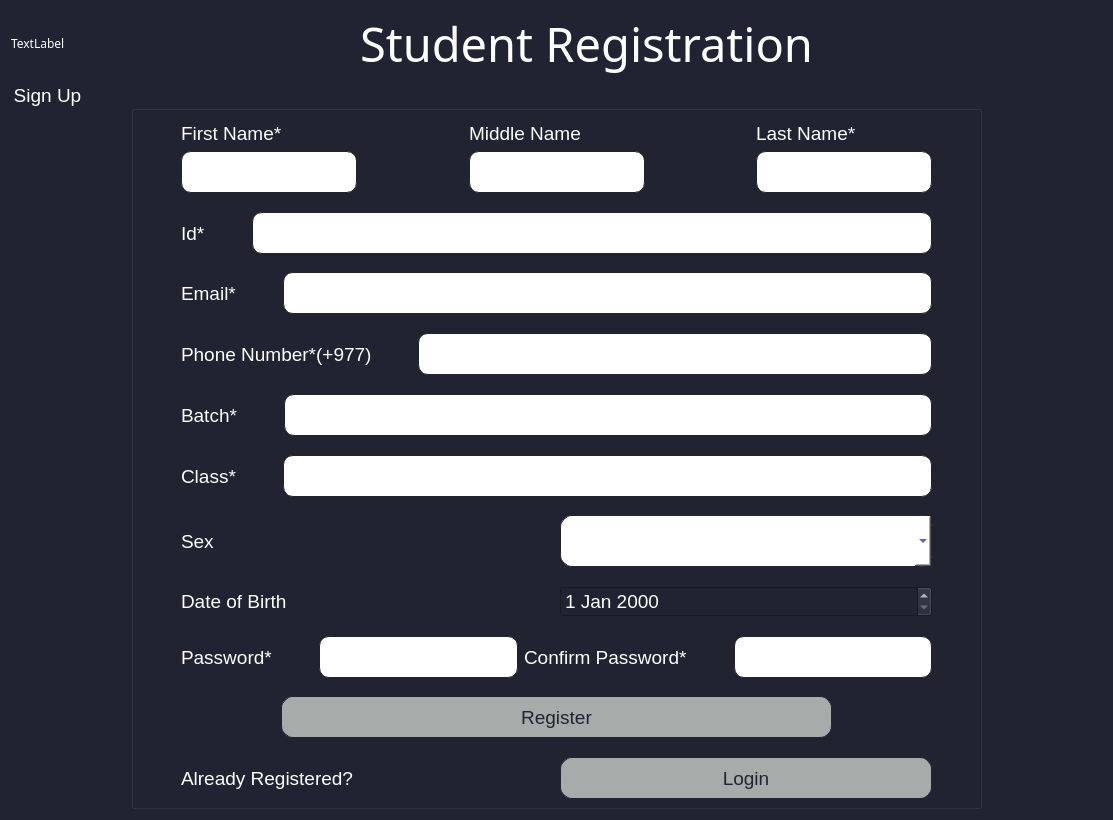
<?xml version="1.0" encoding="UTF-8"?>
<ui version="4.0">
 <class>studentRegistration</class>
 <widget class="QDialog" name="studentRegistration">
  <property name="geometry">
   <rect>
    <x>0</x>
    <y>0</y>
    <width>1113</width>
    <height>820</height>
   </rect>
  </property>
  <property name="font">
   <font>
    <family>Ubuntu 7</family>
   </font>
  </property>
  <property name="windowTitle">
   <string>Dialog</string>
  </property>
  <property name="styleSheet">
   <string notr="true">QComboBox
{
border: 1px solid;
border-radius: 12px; 
border-color: rgba(33,35,50,255);
color:#0000ad;
	background-color: rgb(255, 255, 255);
}
*{
	background-color: rgba(33,35,50,255);
font-family:Ubuntu Medium;
color:#fff;
}
QLineEdit
{
height:40px;
border: 1px solid;
border-color: rgba(33,35,50,255);
border-radius:10px;
color:rgba(33,35,50,255);
background-color: rgb(255, 255, 255);
}
QPushButton
{
background-color: #a7abaa;
color: rgba(0,0,173,255);
border-radius: 12px; 
border: 1px solid;
border-color: rgba(33,35,50,255);
height:40px;
width:100px;
}
QGroupBox
{
	width:500px;
}</string>
  </property>
  <layout class="QGridLayout" name="gridLayout_2">
   <item row="1" column="0">
    <spacer name="verticalSpacer">
     <property name="orientation">
      <enum>Qt::Vertical</enum>
     </property>
     <property name="sizeType">
      <enum>QSizePolicy::Preferred</enum>
     </property>
     <property name="sizeHint" stdset="0">
      <size>
       <width>20</width>
       <height>40</height>
      </size>
     </property>
    </spacer>
   </item>
   <item row="2" column="0">
    <widget class="QGroupBox" name="groupBox">
     <property name="styleSheet">
      <string notr="true">*
{
font-family:Ubuntu;
font-size:19px;
}
QGroupBox
{
padding-top:30px;
	margin-left:120px;
margin-right:120px;
}</string>
     </property>
     <property name="title">
      <string>Sign Up</string>
     </property>
     <layout class="QGridLayout" name="gridLayout">
      <item row="0" column="0">
       <spacer name="horizontalSpacer_5">
        <property name="orientation">
         <enum>Qt::Horizontal</enum>
        </property>
        <property name="sizeType">
         <enum>QSizePolicy::Preferred</enum>
        </property>
        <property name="sizeHint" stdset="0">
         <size>
          <width>40</width>
          <height>20</height>
         </size>
        </property>
       </spacer>
      </item>
      <item row="0" column="2">
       <spacer name="horizontalSpacer_4">
        <property name="orientation">
         <enum>Qt::Horizontal</enum>
        </property>
        <property name="sizeType">
         <enum>QSizePolicy::Preferred</enum>
        </property>
        <property name="sizeHint" stdset="0">
         <size>
          <width>40</width>
          <height>20</height>
         </size>
        </property>
       </spacer>
      </item>
      <item row="0" column="1">
       <layout class="QVBoxLayout" name="verticalLayout_4">
        <item>
         <layout class="QHBoxLayout" name="horizontalLayout_8">
          <item>
           <layout class="QVBoxLayout" name="verticalLayout">
            <item>
             <widget class="QLabel" name="label">
              <property name="text">
               <string>First Name*</string>
              </property>
             </widget>
            </item>
            <item>
             <widget class="QLineEdit" name="lineEdit_fN"/>
            </item>
           </layout>
          </item>
          <item>
           <spacer name="horizontalSpacer">
            <property name="orientation">
             <enum>Qt::Horizontal</enum>
            </property>
            <property name="sizeHint" stdset="0">
             <size>
              <width>40</width>
              <height>20</height>
             </size>
            </property>
           </spacer>
          </item>
          <item>
           <layout class="QVBoxLayout" name="verticalLayout_2">
            <item>
             <widget class="QLabel" name="label_2">
              <property name="text">
               <string>Middle Name</string>
              </property>
             </widget>
            </item>
            <item>
             <widget class="QLineEdit" name="lineEdit_mN"/>
            </item>
           </layout>
          </item>
          <item>
           <spacer name="horizontalSpacer_2">
            <property name="orientation">
             <enum>Qt::Horizontal</enum>
            </property>
            <property name="sizeHint" stdset="0">
             <size>
              <width>40</width>
              <height>20</height>
             </size>
            </property>
           </spacer>
          </item>
          <item>
           <layout class="QVBoxLayout" name="verticalLayout_3">
            <item>
             <widget class="QLabel" name="label_3">
              <property name="text">
               <string>Last Name*</string>
              </property>
             </widget>
            </item>
            <item>
             <widget class="QLineEdit" name="lineEdit_lN"/>
            </item>
           </layout>
          </item>
         </layout>
        </item>
        <item>
         <spacer name="verticalSpacer_2">
          <property name="orientation">
           <enum>Qt::Vertical</enum>
          </property>
          <property name="sizeType">
           <enum>QSizePolicy::Preferred</enum>
          </property>
          <property name="sizeHint" stdset="0">
           <size>
            <width>20</width>
            <height>40</height>
           </size>
          </property>
         </spacer>
        </item>
        <item>
         <layout class="QHBoxLayout" name="horizontalLayout">
          <item>
           <widget class="QLabel" name="label_4">
            <property name="text">
             <string>Id*</string>
            </property>
           </widget>
          </item>
          <item>
           <spacer name="horizontalSpacer_3">
            <property name="orientation">
             <enum>Qt::Horizontal</enum>
            </property>
            <property name="sizeType">
             <enum>QSizePolicy::Preferred</enum>
            </property>
            <property name="sizeHint" stdset="0">
             <size>
              <width>40</width>
              <height>20</height>
             </size>
            </property>
           </spacer>
          </item>
          <item>
           <widget class="QLineEdit" name="lineEdit_id"/>
          </item>
         </layout>
        </item>
        <item>
         <spacer name="verticalSpacer_3">
          <property name="orientation">
           <enum>Qt::Vertical</enum>
          </property>
          <property name="sizeType">
           <enum>QSizePolicy::Preferred</enum>
          </property>
          <property name="sizeHint" stdset="0">
           <size>
            <width>20</width>
            <height>40</height>
           </size>
          </property>
         </spacer>
        </item>
        <item>
         <layout class="QHBoxLayout" name="horizontalLayout_2">
          <item>
           <widget class="QLabel" name="label_5">
            <property name="text">
             <string>Email*</string>
            </property>
           </widget>
          </item>
          <item>
           <spacer name="horizontalSpacer_6">
            <property name="orientation">
             <enum>Qt::Horizontal</enum>
            </property>
            <property name="sizeType">
             <enum>QSizePolicy::Preferred</enum>
            </property>
            <property name="sizeHint" stdset="0">
             <size>
              <width>40</width>
              <height>20</height>
             </size>
            </property>
           </spacer>
          </item>
          <item>
           <widget class="QLineEdit" name="lineEdit_email"/>
          </item>
         </layout>
        </item>
        <item>
         <spacer name="verticalSpacer_4">
          <property name="orientation">
           <enum>Qt::Vertical</enum>
          </property>
          <property name="sizeType">
           <enum>QSizePolicy::Preferred</enum>
          </property>
          <property name="sizeHint" stdset="0">
           <size>
            <width>20</width>
            <height>40</height>
           </size>
          </property>
         </spacer>
        </item>
        <item>
         <layout class="QHBoxLayout" name="horizontalLayout_3">
          <item>
           <widget class="QLabel" name="label_6">
            <property name="text">
             <string>Phone Number*(+977)</string>
            </property>
           </widget>
          </item>
          <item>
           <spacer name="horizontalSpacer_7">
            <property name="orientation">
             <enum>Qt::Horizontal</enum>
            </property>
            <property name="sizeType">
             <enum>QSizePolicy::Preferred</enum>
            </property>
            <property name="sizeHint" stdset="0">
             <size>
              <width>40</width>
              <height>20</height>
             </size>
            </property>
           </spacer>
          </item>
          <item>
           <widget class="QLineEdit" name="lineEdit_phn"/>
          </item>
         </layout>
        </item>
        <item>
         <spacer name="verticalSpacer_10">
          <property name="orientation">
           <enum>Qt::Vertical</enum>
          </property>
          <property name="sizeType">
           <enum>QSizePolicy::Preferred</enum>
          </property>
          <property name="sizeHint" stdset="0">
           <size>
            <width>20</width>
            <height>40</height>
           </size>
          </property>
         </spacer>
        </item>
        <item>
         <layout class="QHBoxLayout" name="horizontalLayout_10">
          <item>
           <widget class="QLabel" name="label_14">
            <property name="text">
             <string>Batch*</string>
            </property>
           </widget>
          </item>
          <item>
           <spacer name="horizontalSpacer_8">
            <property name="orientation">
             <enum>Qt::Horizontal</enum>
            </property>
            <property name="sizeType">
             <enum>QSizePolicy::Preferred</enum>
            </property>
            <property name="sizeHint" stdset="0">
             <size>
              <width>40</width>
              <height>20</height>
             </size>
            </property>
           </spacer>
          </item>
          <item>
           <widget class="QLineEdit" name="lineEdit_batch"/>
          </item>
         </layout>
        </item>
        <item>
         <spacer name="verticalSpacer_11">
          <property name="orientation">
           <enum>Qt::Vertical</enum>
          </property>
          <property name="sizeType">
           <enum>QSizePolicy::Preferred</enum>
          </property>
          <property name="sizeHint" stdset="0">
           <size>
            <width>20</width>
            <height>40</height>
           </size>
          </property>
         </spacer>
        </item>
        <item>
         <layout class="QHBoxLayout" name="horizontalLayout_11">
          <item>
           <widget class="QLabel" name="label_15">
            <property name="text">
             <string>Class*</string>
            </property>
           </widget>
          </item>
          <item>
           <spacer name="horizontalSpacer_9">
            <property name="orientation">
             <enum>Qt::Horizontal</enum>
            </property>
            <property name="sizeType">
             <enum>QSizePolicy::Preferred</enum>
            </property>
            <property name="sizeHint" stdset="0">
             <size>
              <width>40</width>
              <height>20</height>
             </size>
            </property>
           </spacer>
          </item>
          <item>
           <widget class="QLineEdit" name="lineEdit_class"/>
          </item>
         </layout>
        </item>
        <item>
         <spacer name="verticalSpacer_5">
          <property name="orientation">
           <enum>Qt::Vertical</enum>
          </property>
          <property name="sizeType">
           <enum>QSizePolicy::Preferred</enum>
          </property>
          <property name="sizeHint" stdset="0">
           <size>
            <width>20</width>
            <height>40</height>
           </size>
          </property>
         </spacer>
        </item>
        <item>
         <layout class="QHBoxLayout" name="horizontalLayout_4">
          <item>
           <widget class="QLabel" name="label_7">
            <property name="text">
             <string>Sex</string>
            </property>
           </widget>
          </item>
          <item>
           <widget class="QComboBox" name="comboBox">
            <property name="styleSheet">
             <string notr="true">height:50px;
</string>
            </property>
           </widget>
          </item>
         </layout>
        </item>
        <item>
         <spacer name="verticalSpacer_6">
          <property name="orientation">
           <enum>Qt::Vertical</enum>
          </property>
          <property name="sizeType">
           <enum>QSizePolicy::Preferred</enum>
          </property>
          <property name="sizeHint" stdset="0">
           <size>
            <width>20</width>
            <height>40</height>
           </size>
          </property>
         </spacer>
        </item>
        <item>
         <layout class="QHBoxLayout" name="horizontalLayout_5">
          <item>
           <widget class="QLabel" name="label_9">
            <property name="text">
             <string>Date of Birth</string>
            </property>
           </widget>
          </item>
          <item>
           <widget class="QDateEdit" name="dateEdit_dob"/>
          </item>
         </layout>
        </item>
        <item>
         <layout class="QVBoxLayout" name="verticalLayout_5"/>
        </item>
        <item>
         <spacer name="verticalSpacer_9">
          <property name="orientation">
           <enum>Qt::Vertical</enum>
          </property>
          <property name="sizeType">
           <enum>QSizePolicy::Preferred</enum>
          </property>
          <property name="sizeHint" stdset="0">
           <size>
            <width>20</width>
            <height>40</height>
           </size>
          </property>
         </spacer>
        </item>
        <item>
         <layout class="QHBoxLayout" name="horizontalLayout_6">
          <item>
           <widget class="QLabel" name="label_8">
            <property name="text">
             <string>Password*</string>
            </property>
           </widget>
          </item>
          <item>
           <spacer name="horizontalSpacer_10">
            <property name="orientation">
             <enum>Qt::Horizontal</enum>
            </property>
            <property name="sizeType">
             <enum>QSizePolicy::Preferred</enum>
            </property>
            <property name="sizeHint" stdset="0">
             <size>
              <width>40</width>
              <height>20</height>
             </size>
            </property>
           </spacer>
          </item>
          <item>
           <widget class="QLineEdit" name="lineEdit_psd"/>
          </item>
          <item>
           <widget class="QLabel" name="label_13">
            <property name="text">
             <string>Confirm Password*</string>
            </property>
           </widget>
          </item>
          <item>
           <spacer name="horizontalSpacer_11">
            <property name="orientation">
             <enum>Qt::Horizontal</enum>
            </property>
            <property name="sizeType">
             <enum>QSizePolicy::Preferred</enum>
            </property>
            <property name="sizeHint" stdset="0">
             <size>
              <width>40</width>
              <height>20</height>
             </size>
            </property>
           </spacer>
          </item>
          <item>
           <widget class="QLineEdit" name="lineEdit_Cpsd"/>
          </item>
         </layout>
        </item>
        <item>
         <spacer name="verticalSpacer_7">
          <property name="orientation">
           <enum>Qt::Vertical</enum>
          </property>
          <property name="sizeType">
           <enum>QSizePolicy::Preferred</enum>
          </property>
          <property name="sizeHint" stdset="0">
           <size>
            <width>20</width>
            <height>40</height>
           </size>
          </property>
         </spacer>
        </item>
        <item>
         <widget class="QPushButton" name="pushButton_2">
          <property name="styleSheet">
           <string notr="true">background-color: rgb(167, 171, 170);
color: rgba(33,35,50,255);
margin-left:100px;
margin-right:100px;</string>
          </property>
          <property name="text">
           <string>Register</string>
          </property>
         </widget>
        </item>
        <item>
         <spacer name="verticalSpacer_8">
          <property name="orientation">
           <enum>Qt::Vertical</enum>
          </property>
          <property name="sizeType">
           <enum>QSizePolicy::Preferred</enum>
          </property>
          <property name="sizeHint" stdset="0">
           <size>
            <width>20</width>
            <height>40</height>
           </size>
          </property>
         </spacer>
        </item>
        <item>
         <layout class="QHBoxLayout" name="horizontalLayout_7">
          <item>
           <widget class="QLabel" name="label_10">
            <property name="text">
             <string>Already Registered?</string>
            </property>
           </widget>
          </item>
          <item>
           <widget class="QPushButton" name="pushButton">
            <property name="styleSheet">
             <string notr="true">color: rgba(33,35,50,255);</string>
            </property>
            <property name="text">
             <string>Login</string>
            </property>
           </widget>
          </item>
         </layout>
        </item>
       </layout>
      </item>
     </layout>
    </widget>
   </item>
   <item row="0" column="0">
    <layout class="QHBoxLayout" name="horizontalLayout_9">
     <item>
      <widget class="QLabel" name="logo2">
       <property name="text">
        <string>TextLabel</string>
       </property>
      </widget>
     </item>
     <item>
      <widget class="QLabel" name="label_12">
       <property name="sizePolicy">
        <sizepolicy hsizetype="Expanding" vsizetype="Preferred">
         <horstretch>0</horstretch>
         <verstretch>0</verstretch>
        </sizepolicy>
       </property>
       <property name="font">
        <font>
         <family>Ubuntu 7</family>
         <pointsize>35</pointsize>
        </font>
       </property>
       <property name="text">
        <string>Student Registration</string>
       </property>
       <property name="alignment">
        <set>Qt::AlignCenter</set>
       </property>
      </widget>
     </item>
    </layout>
   </item>
  </layout>
 </widget>
 <resources/>
 <connections/>
</ui>
